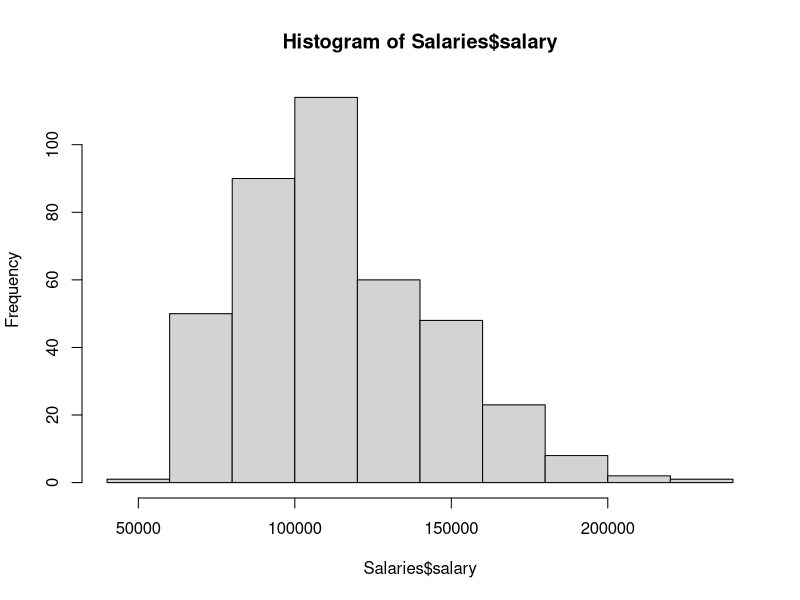
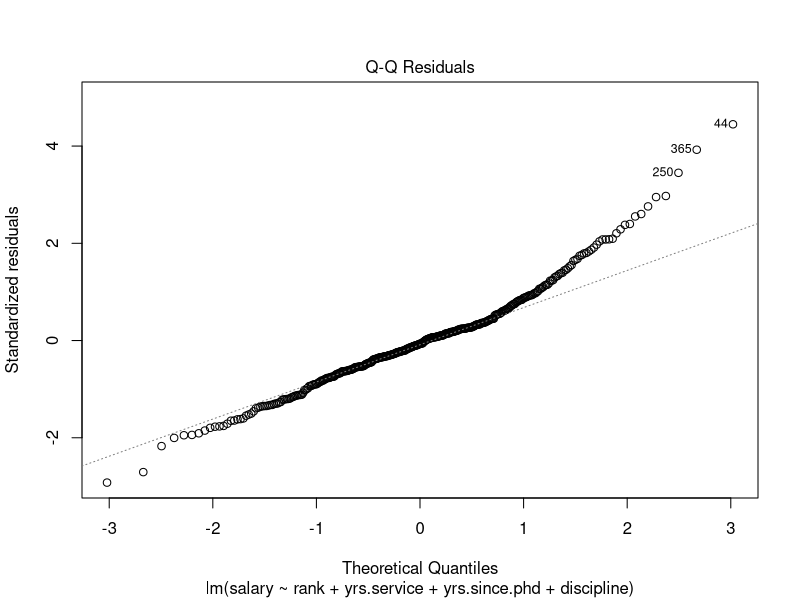
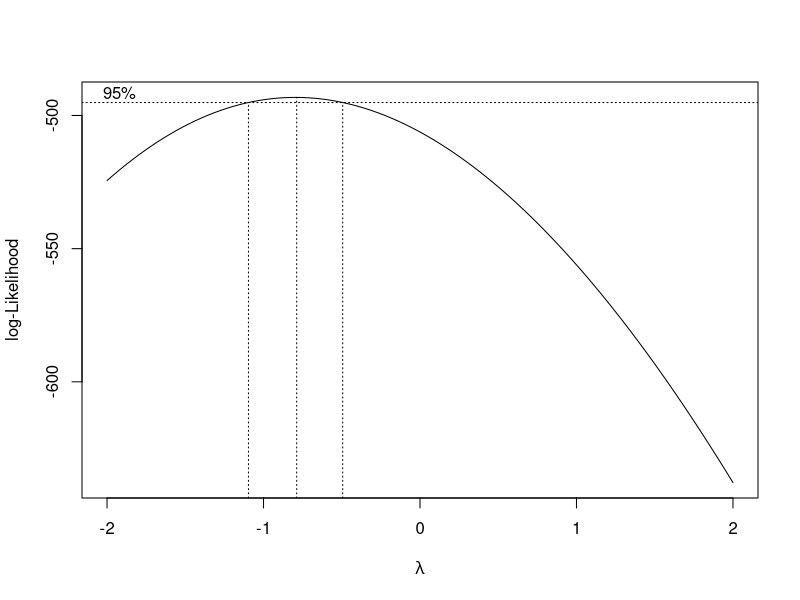
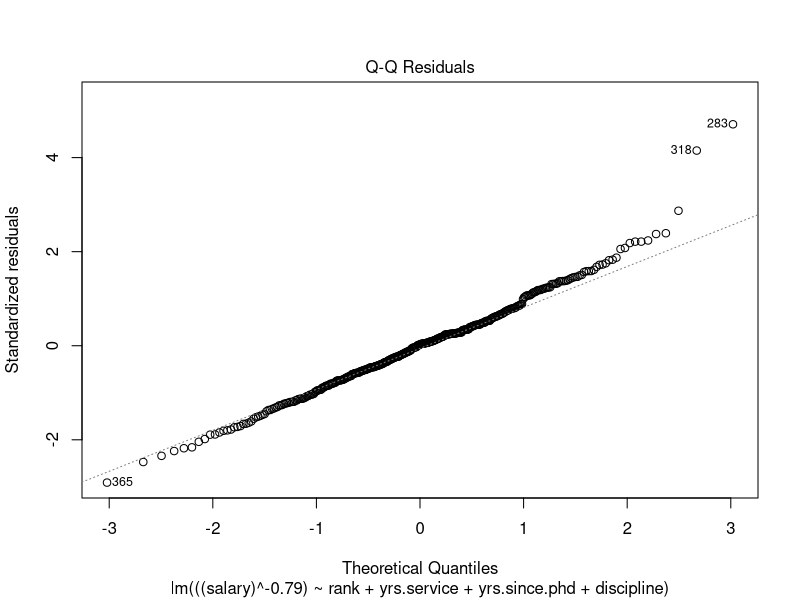

The R source for these figures, in order:
## ---- chunk 1
library(car)
data(Salaries)
head(Salaries)
hist(Salaries$salary)

## ---- chunk 2
data(Salaries)
head(Salaries)
model <- lm(salary ~ rank + yrs.service + yrs.since.phd + discipline, data = Salaries)
summary(model)

## ---- chunk 3
plot(model, 2)
## ---- chunk 4
library(MASS)
bc <- boxcox(model)
best.lambda <- bc$x[which(bc$y==max(bc$y))]
best.lambda
## ---- chunk 5
new_model <- lm(((salary)^-0.79) ~ rank+ yrs.service + yrs.since.phd + discipline, data = Salaries)
summary(new_model)
plot(new_model,2)
